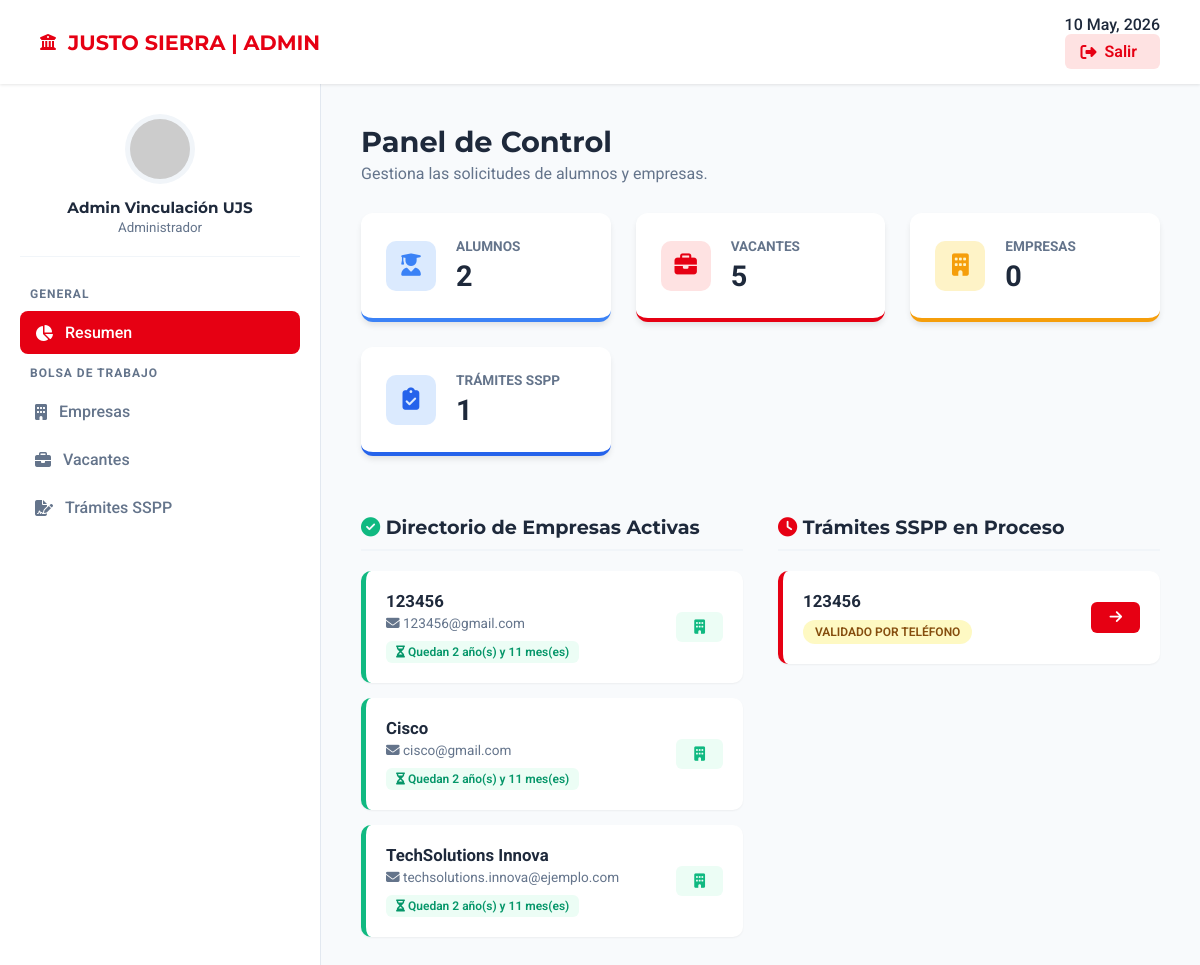
Screenshot of /Justo-Sierra/admin/dashboard_admin.php (signed in) with the database file from the repository.
### tables this page shows
CREATE TABLE `empresas` (
  `id_empresa` int(11) NOT NULL,
  `nombre_empresa` varchar(255) NOT NULL,
  `email_contacto` varchar(255) NOT NULL,
  `password` varchar(255) NOT NULL,
  `rfc` varchar(13) DEFAULT NULL,
  `descripcion` text DEFAULT NULL,
  `sitio_web` varchar(255) DEFAULT NULL,
  `logo_url` varchar(255) DEFAULT NULL,
  `estado_validacion` enum('pendiente','aprobada','rechazada') DEFAULT 'pendiente',
  `fecha_registro` timestamp NOT NULL DEFAULT current_timestamp(),
  `es_catalogo_sspp` tinyint(1) DEFAULT 0,
  `vigencia_sspp` date DEFAULT NULL
);

CREATE TABLE `solicitudes_sspp` (
  `id_solicitud` int(11) NOT NULL,
  `id_empresa` int(11) NOT NULL,
  `estado_tramite` enum('Solicitud Inicial','Formato Enviado','Datos Recibidos','Validado por Teléfono','Aprobado Catálogo','Expirado') DEFAULT 'Solicitud Inicial',
  `fecha_inicio` date NOT NULL,
  `fecha_validacion` date DEFAULT NULL,
  `fecha_vencimiento` date DEFAULT NULL,
  `archivo_solicitud_dir` varchar(255) DEFAULT NULL COMMENT 'Ruta del archivo de Dirección',
  `archivo_catalogo_generado` varchar(255) DEFAULT NULL COMMENT 'Ruta del PDF final',
  `notas_admin` text DEFAULT NULL
);

### Justo-Sierra/admin/dashboard_admin.php (the view, shortened to what this page needs)
<?php
include '../config/conexion.php';
$nombre_admin = $_SESSION['nombre_admin'] ?? 'Vinculación Universitaria';
$error_db = null;
try {
    $count_alumnos = $conexion->query("SELECT COUNT(*) FROM alumnos")->fetchColumn();
    $count_vacantes = $conexion->query("SELECT COUNT(*) FROM vacantes WHERE estado = 'abierta'")->fetchColumn();
    $count_pendientes = $conexion->query("SELECT COUNT(*) FROM empresas WHERE estado_validacion = 'pendiente'")->fetchColumn();
    $count_sspp = $conexion->query("SELECT COUNT(*) FROM solicitudes_sspp WHERE estado_tramite != 'Aprobado Catálogo'")->fetchColumn();
} catch (PDOException $e) { $error_db = $e->getMessage(); }
$tramites_sspp = [];
try {
    $stmt_s = $conexion->prepare("SELECT s.id_solicitud, e.nombre_empresa, s.estado_tramite, s.fecha_inicio FROM solicitudes_sspp s JOIN empresas e ON s.id_empresa = e.id_empresa WHERE s.estado_tramite != 'Aprobado Catálogo' ORDER BY s.fecha_inicio DESC LIMIT 5");
    $stmt_s->execute();
    $tramites_sspp = $stmt_s->fetchAll(PDO::FETCH_ASSOC);
} catch (PDOException $e) { $error_db .= " | " . $e->getMessage(); }
$empresas_activas = [];
try {
    $stmt_act = $conexion->prepare("SELECT id_empresa, nombre_empresa, email_contacto, es_catalogo_sspp, vigencia_sspp FROM empresas WHERE estado_validacion = 'aprobada' ORDER BY nombre_empresa ASC");
    $stmt_act->execute();
    $empresas_activas = $stmt_act->fetchAll(PDO::FETCH_ASSOC);
} catch (PDOException $e) { $error_db .= " | " . $e->getMessage(); }
?>
<!DOCTYPE html>
<html lang="es">
<head>
    <link rel="stylesheet" href="https://cdnjs.cloudflare.com/ajax/libs/font-awesome/6.4.0/css/all.min.css">
</head>
<body>
    <header class="top-header">
        <div class="brand-box"><i class="fas fa-university"></i><h1>JUSTO SIERRA | ADMIN</h1></div>
        <div class="user-nav"><span style="font-weight: 500;"><?php echo date('d M, Y'); ?></span><a href="../logout.php" class="btn-exit"><i class="fas fa-sign-out-alt"></i> Salir</a></div>
    </header>
    <div class="admin-wrapper">
        <aside class="sidebar">
            <div class="sidebar-profile">
                <img src="https://ui-avatars.com/api/?name=<?php echo urlencode($nombre_admin); ?>&background=E60013&color=fff" alt="Perfil">
                <h3><?php echo htmlspecialchars($nombre_admin); ?></h3>
                <small style="color: var(--text-muted);">Administrador</small>
            </div>
            <nav>
                <div class="menu-group">
                    <p class="menu-title">General</p>
                    <a href="dashboard_admin.php" class="nav-link active"><i class="fas fa-chart-pie"></i> Resumen</a>
                <div class="menu-group">
                    <p class="menu-title">Bolsa de Trabajo</p>
                    <a href="gestionar_empresas_admin.php" class="nav-link"><i class="fas fa-building"></i> Empresas</a>
                    <a href="gestionar_vacantes_admin.php" class="nav-link"><i class="fas fa-briefcase"></i> Vacantes</a>
                    <a href="gestionar_tramites_sspp.php" class="nav-link"><i class="fas fa-file-signature"></i> Trámites SSPP</a>
                </div>
            </nav>
        </aside>
        <main class="main-container">
            <div class="page-title" style="margin-bottom: 30px;">
                <h2 style="margin:0; font-family:'Montserrat'; font-size: 1.8rem;">Panel de Control</h2>
                <p style="color: var(--text-muted); margin-top: 5px;">Gestiona las solicitudes de alumnos y empresas.</p>
            </div>
            <div class="stats-grid">
                <div class="stat-card blue"><div class="icon-wrap"><i class="fas fa-user-graduate"></i></div><div class="card-info"><h4>Alumnos</h4><span class="count"><?php echo $count_alumnos; ?></span></div></div>
                <div class="stat-card red"><div class="icon-wrap"><i class="fas fa-briefcase"></i></div><div class="card-info"><h4>Vacantes</h4><span class="count"><?php echo $count_vacantes; ?></span></div></div>
                <div class="stat-card amber"><div class="icon-wrap"><i class="fas fa-building"></i></div><div class="card-info"><h4>Empresas</h4><span class="count"><?php echo $count_pendientes; ?></span></div></div>
                <div class="stat-card blue" style="border-color: #2563eb;"><div class="icon-wrap" style="background:#DBEAFE; color:#2563eb;"><i class="fas fa-clipboard-check"></i></div><div class="card-info"><h4>Trámites SSPP</h4><span class="count"><?php echo $count_sspp; ?></span></div></div>
            </div>
            <div class="content-columns">
                <div class="column-left">
                    <div class="dashboard-section">
                        <h3 style="font-family: 'Montserrat'; font-size: 1.2rem; color: var(--text-main); border-bottom: 2px solid #F1F5F9; padding-bottom: 10px; margin-bottom: 20px;">
                            <i class="fas fa-check-circle" style="color: #10B981;"></i> Directorio de Empresas Activas
                        </h3>
                        <?php if (empty($empresas_activas)): ?>
                            <div style="background: white; padding: 25px; text-align: center; border-radius: 12px; color: var(--text-muted); border: 1px dashed #CBD5E1;">Aún no hay empresas aprobadas.</div>
                        <?php else: ?>
                            <?php foreach ($empresas_activas as $activa): ?>
                                <div class="item-card" style="border-left-color: #10B981;">
                                    <div class="item-main">
                                        <span class="item-name"><?php echo htmlspecialchars($activa['nombre_empresa']); ?></span>
                                        <span style="font-size: 0.85rem; color: var(--text-muted);"><i class="fas fa-envelope"></i> <?php echo htmlspecialchars($activa['email_contacto']); ?></span>
                                        <?php
                                        if ($activa['es_catalogo_sspp'] && !empty($activa['vigencia_sspp'])) {
                                            $fecha_vencimiento = new DateTime($activa['vigencia_sspp']);
                                            $hoy = new DateTime();
                                            $diferencia = $hoy->diff($fecha_vencimiento);
                                            if ($diferencia->invert) {
                                                $texto_vigencia = "Expirado";
                                                $color_bg = "#FEE2E2"; $color_txt = "#991B1B"; $icono = "fa-times-circle";
                                            } else {
                                                if ($diferencia->y > 0) {
                                                    $texto_vigencia = "Quedan " . $diferencia->y . " año(s) y " . $diferencia->m . " mes(es)";
                                                } elseif ($diferencia->m > 0) {
                                                    $texto_vigencia = "Quedan " . $diferencia->m . " mes(es)";
                                                } else {
                                                    $texto_vigencia = "Quedan " . $diferencia->d . " día(s)";
                                                }
                                                $color_bg = "#ECFDF5"; $color_txt = "#059669"; $icono = "fa-hourglass-half";
                                            }
                                            echo '<span style="font-size: 0.75rem; color: '.$color_txt.'; font-weight: 600; margin-top: 6px; background: '.$color_bg.'; padding: 4px 10px; border-radius: 6px; display: inline-block; width: fit-content;">';
                                            echo '<i class="fas '.$icono.'"></i> ' . $texto_vigencia;
                                            echo '</span>';
                                        }
                                        ?>
                                    </div>
                                    <a href="gestionar_empresa.php?id=<?php echo $activa['id_empresa']; ?>" class="btn-action" style="color: #10B981; background: #ECFDF5;"><i class="fas fa-building"></i></a>
                                </div>
                            <?php endforeach; ?>
                        <?php endif; ?>
                    </div>
                </div>
                <div class="column-right">
                    <div class="dashboard-section">
                        <h3 style="font-family: 'Montserrat'; font-size: 1.2rem; color: var(--text-main); border-bottom: 2px solid #F1F5F9; padding-bottom: 10px; margin-bottom: 20px;">
                            <i class="fas fa-clock" style="color: var(--js-red);"></i> Trámites SSPP en Proceso
                        </h3>
                        <?php if (empty($tramites_sspp)): ?>
                            <div style="background: white; padding: 25px; text-align: center; border-radius: 12px; color: var(--text-muted); border: 1px dashed #CBD5E1;">No hay trámites activos en este momento.</div>
                        <?php else: ?>
                            <?php foreach ($tramites_sspp as $tramite): ?>
                                <div class="item-card priority">
                                    <div class="item-main">
                                        <span class="item-name"><?php echo htmlspecialchars($tramite['nombre_empresa']); ?></span>
                                        <div style="display: flex; gap: 15px; align-items: center; margin-top: 5px;">
                                            <span class="badge <?php echo ($tramite['estado_tramite'] == 'Datos Recibidos') ? 'bg-green' : 'bg-yellow'; ?>"><?php echo $tramite['estado_tramite']; ?></span>
                                        </div>
                                    </div>
                                    <a href="detalle_tramite_sspp.php?id=<?php echo $tramite['id_solicitud']; ?>" class="btn-action" style="background: var(--js-red); color: white;"><i class="fas fa-arrow-right"></i></a>
                                </div>
                            <?php endforeach; ?>
                        <?php endif; ?>
                    </div>
                </div>
            </div>
        </main>
    </div>
</body>
</html>

### Justo-Sierra/admin/dashboard_admin.php (style rules this page uses)
:root { --js-red: #E60013; --js-red-dark: #C40010; --bg-light: #F8FAFC; --text-main: #1E293B; --text-muted: #64748B; --shadow: 0 4px 6px -1px rgb(0 0 0 / 0.1); }
body { background-color: var(--bg-light); font-family: 'Roboto', sans-serif; margin: 0; color: var(--text-main); }
.top-header { background: white; padding: 15px 40px; display: flex; justify-content: space-between; align-items: center; box-shadow: 0 1px 3px 0 rgb(0 0 0 / 0.1); position: sticky; top: 0; z-index: 100; }
.brand-box { display: flex; align-items: center; gap: 12px; color: var(--js-red); }
.brand-box h1 { margin: 0; font-family: 'Montserrat', sans-serif; font-size: 1.3rem; }
.btn-exit { background: #FEE2E2; color: var(--js-red); padding: 8px 16px; border-radius: 6px; font-weight: 600; text-decoration: none; transition: 0.3s; display: flex; align-items: center; gap: 8px; }
.admin-wrapper { display: flex; min-height: calc(100vh - 70px); }
.sidebar { width: 280px; background: white; padding: 30px 20px; border-right: 1px solid #E2E8F0; }
.sidebar-profile { text-align: center; margin-bottom: 30px; padding-bottom: 20px; border-bottom: 1px solid #F1F5F9; }
.sidebar-profile img { width: 60px; height: 60px; border-radius: 50%; background: #F1F5F9; padding: 5px; margin-bottom: 10px; }
.sidebar-profile h3 { margin: 0; font-size: 0.95rem; font-family: 'Montserrat'; }
.menu-group { margin-bottom: 25px; }
.menu-title { font-size: 0.75rem; color: var(--text-muted); font-weight: 700; text-transform: uppercase; letter-spacing: 1px; margin-bottom: 10px; padding-left: 10px; }
.nav-link { display: flex; align-items: center; gap: 12px; padding: 12px 15px; text-decoration: none; color: var(--text-muted); border-radius: 8px; font-weight: 500; transition: 0.2s; margin-bottom: 5px; }
.nav-link:hover, .nav-link.active { background: #FFF1F2; color: var(--js-red); }
.nav-link.active { background: var(--js-red); color: white; }
.main-container { flex: 1; padding: 40px; max-width: 1400px; }
.stats-grid { display: grid; grid-template-columns: repeat(auto-fit, minmax(240px, 1fr)); gap: 25px; margin-bottom: 40px; }
.stat-card { background: white; padding: 25px; border-radius: 12px; display: flex; align-items: center; gap: 20px; box-shadow: var(--shadow); border-bottom: 4px solid transparent; }
.icon-wrap { width: 50px; height: 50px; border-radius: 10px; display: flex; align-items: center; justify-content: center; font-size: 1.4rem; }
.card-info h4 { margin: 0; color: var(--text-muted); font-size: 0.85rem; text-transform: uppercase; }
.card-info .count { font-size: 1.8rem; font-weight: 700; display: block; margin-top: 5px; }
.stat-card.blue { border-color: #3B82F6; }
.stat-card.blue .icon-wrap { background: #DBEAFE; color: #3B82F6; }
.stat-card.red { border-color: var(--js-red); }
.stat-card.red .icon-wrap { background: #FEE2E2; color: var(--js-red); }
.stat-card.amber { border-color: #F59E0B; }
.stat-card.amber .icon-wrap { background: #FEF3C7; color: #F59E0B; }
.content-columns { display: grid; grid-template-columns: 1fr 1fr; gap: 35px; align-items: start; }
.dashboard-section { margin-bottom: 30px; }
.item-card { background: white; border-radius: 10px; padding: 20px; display: flex; justify-content: space-between; align-items: center; margin-bottom: 15px; border-left: 5px solid #E2E8F0; transition: 0.3s; box-shadow: 0 1px 2px rgba(0,0,0,0.05); }
.item-card.priority { border-left-color: var(--js-red); }
.item-main { display: flex; flex-direction: column; gap: 4px; }
.item-name { font-weight: 700; font-size: 1.05rem; color: var(--text-main); }
.btn-action { background: #F1F5F9; color: var(--text-main); padding: 8px 18px; border-radius: 6px; text-decoration: none; font-size: 0.9rem; font-weight: 600; display: flex; align-items: center; gap: 8px; transition: 0.2s; }
.badge { padding: 5px 12px; border-radius: 20px; font-size: 0.75rem; font-weight: 600; text-transform: uppercase; }
.bg-yellow { background: #FEF9C3; color: #854d0e; }

### rows the page displays
empresas: nombre_empresa "123456", email_contacto "123456@gmail.com", vigencia_sspp "Quedan 2 año(s) y 11 mes(es)"
empresas: nombre_empresa "Cisco", email_contacto "cisco@gmail.com", vigencia_sspp "Quedan 2 año(s) y 11 mes(es)"
empresas: nombre_empresa "TechSolutions Innova", email_contacto "techsolutions.innova@ejemplo.com", vigencia_sspp "Quedan 2 año(s) y 11 mes(es)"
solicitudes_sspp: id_empresa.nombre_empresa "123456", estado_tramite "VALIDADO POR TELÉFONO"

### other values shown
$nombre_admin "Admin Vinculación UJS"
$count_alumnos "2"
$count_vacantes "5"
$count_pendientes "0"
$count_sspp "1"
